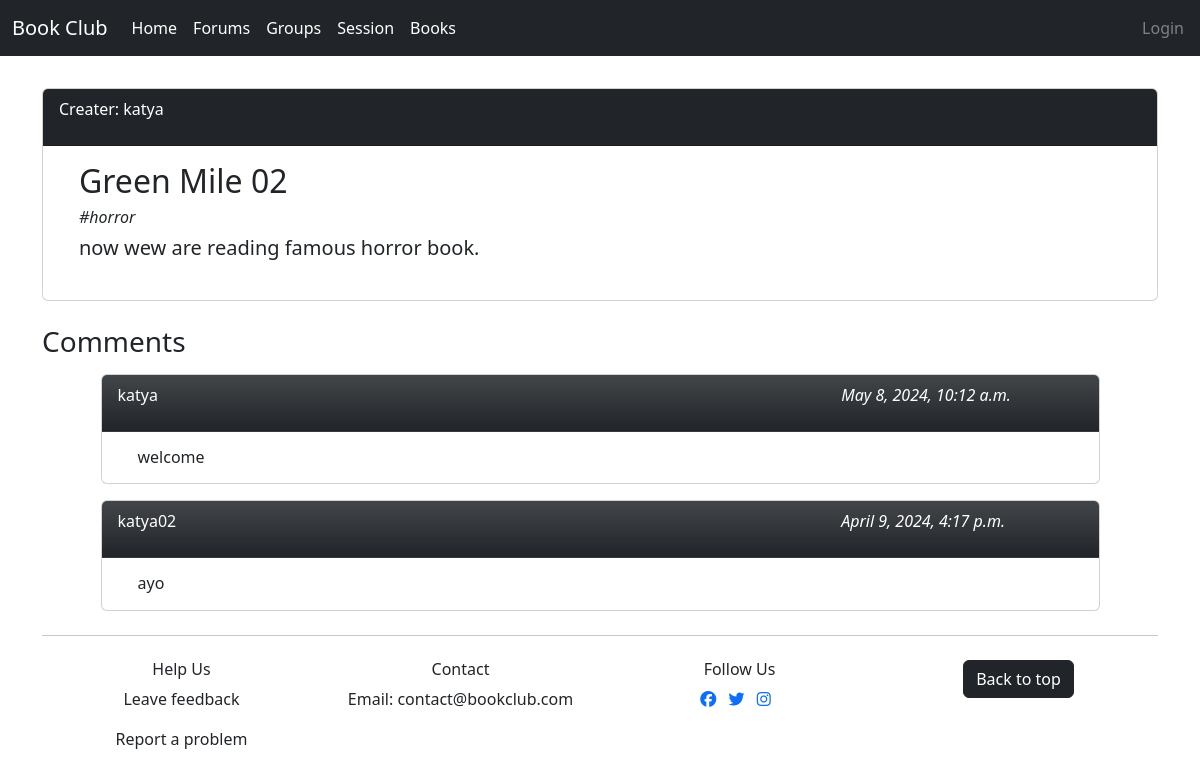
The app's page /group/show/1 with its own data.
### group/models.py (models this page shows, shortened)
class Group(models.Model):
    topic=models.CharField(max_length=300, blank=False)
    description = models.TextField(max_length=1000, blank=True)
    interest=models.ForeignKey(Interest, blank=True, on_delete=models.CASCADE)
    creator = models.ForeignKey(User, blank=False, on_delete=models.CASCADE)

class Interest(models.Model):
    name = models.CharField(max_length=200)
    def __str__(self):
        return self.name

class Comment(models.Model):
    comment = models.TextField(max_length=1000, blank=False)
    user_id = models.ForeignKey(User, blank=False, on_delete=models.CASCADE)
    group_id = models.ForeignKey(Group, blank=False, on_delete=models.CASCADE)
    date_created = models.DateTimeField(auto_now_add=True, null=True)
    parent_comment = models.ForeignKey('self', blank=True, null=True, related_name='replies', on_delete=models.CASCADE)

### group/views.py (the view)
# urls.py: path('show/<int:id>', views.show, name='show'),
def show(request, id):
    print(f"=== group, action: show === ")
    print("request = ", request.GET)
    action= "show"
    group = get_object_or_404(Group, id=id)
    user = request.user
    is_group_member = False
    comment_text = ''
    comment_creater = ''
    parent_comment = request.GET.dict().get("parent_comment")
    print('parent_comment: ', parent_comment)
    if parent_comment != None:
        comment = Comment.objects.get(id=parent_comment)
        comment_text = comment.comment
        comment_creater = comment.user_id
    form = CreateComment()
    sql = f"""select u.id , u.username, gu.id as rel_id
              from group_relgroupuser gu
                  join auth_user u on u.id = gu.user_id
              where gu.group_id = {id}"""
    users_list = RelGroupUser.objects.raw(sql)
    print('list: ', users_list)
    for el in users_list:
        if user.id == el.id:
            is_group_member = True
    comments_list = Comment.objects.filter(group_id=id).order_by('-id')
    context = {
        'group': group, 'form': form, 'users_list': users_list,
        'comments_list': comments_list, 'is_group_member': is_group_member,
        'parent_comment': parent_comment, 'comment_text': comment_text,
        'comment_creater': comment_creater
    }
    return render(request, 'group/show.html',context)

### group/templates/group/show.html (shortened to what this page needs)
{% extends 'main/layout.html' %}
{% block content %}
<div class="card ">
    <div class="card-header bg-dark text-white ">
        <p for="creator">Creater: {{ group.creator }}</p>
    </div>
    <div class="card-body position-relative">
        <div>
            <h2 class="card-title" style="margin-left: 20px;" for="topic"> {{group.topic}} </h2>
            <h6 class="date" style="margin-left: 20px;" for="interest">#{{ group.interest }}</h6>
            <h5 class="card-text" style="margin-left: 20px;" for="description"> {{group.description}} </h5>
        </div>
        <div class="row">
        </div>
    </div>
</div>
<h3>Comments</h3>
{% for el in comments_list %}
<div class="container col-11">
    <div class="card justify-content-center mt-3 mb-3">
        <div class="card-header bg-dark bg-gradient text-white details">
            <div class="col-9">
                <p for="name"> {{ el.user_id }}
                </p>
            </div>
            <div class="col-3">
                <p class="date" for="date_created">{{ el.date_created }}</p>
            </div>
        </div>
        <div class="card-body position-relative">
            <div>
                <h6 class="card-text" style="margin-left: 20px;" for="discuss"> {{el.comment}} </h6>
            </div>
        </div>
    </div>
</div>
{%endfor%}
{% endblock %}

### group/templates/group/show.html (style rules this page uses)
.details { display: flex; }
.date { font-style: italic; }

### records on screen
Group: creator "katya", topic "Green Mile 02", interest "horror", description "now wew are reading famous horror book."
Comment: user_id "katya", date_created "May 8, 2024, 10:12 a.m.", comment "welcome"
Comment: user_id "katya02", date_created "April 9, 2024, 4:17 p.m.", comment "ayo"
